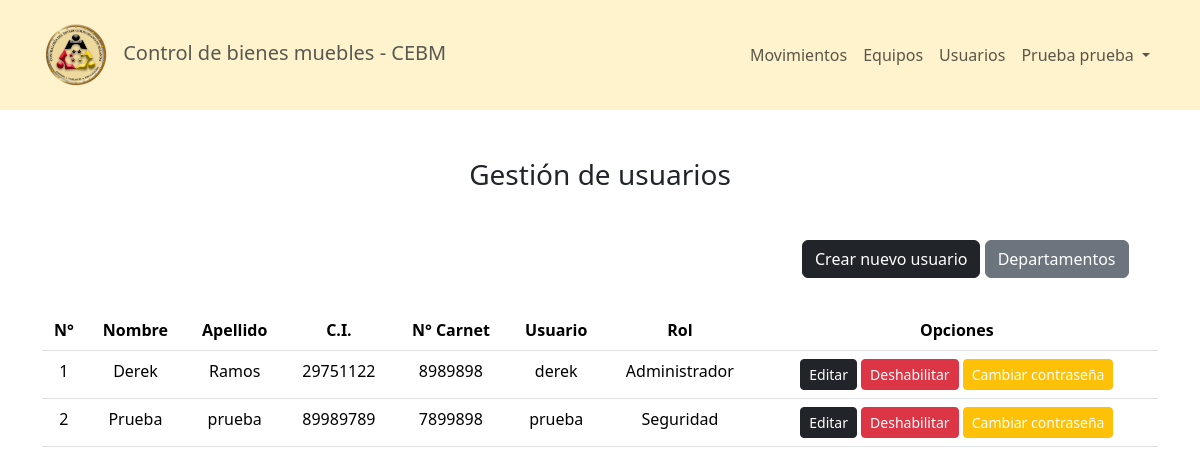
The app's page /pages/usuarios.php (signed in) with its own data.
### tables this page shows
CREATE TABLE `usuarios` (
  `id` int(11) NOT NULL,
  `nombre` varchar(40) NOT NULL,
  `apellido` varchar(40) NOT NULL,
  `ci` varchar(8) NOT NULL,
  `n_carnet` varchar(7) NOT NULL,
  `departamento` int(11) NOT NULL,
  `rol` tinyint(4) NOT NULL,
  `estatus` tinyint(4) NOT NULL,
  `username` varchar(30) NOT NULL,
  `password` varchar(256) NOT NULL
);

### pages/usuarios.php (the view, shortened to what this page needs)
<?php include ('../config/Header.php'); ?>
<?php include ('../config/NavBar.php'); ?>
    <section class="mt-5">
        <h3 class="text-center">Gestión de usuarios</h3>
        <div class="container mt-5">
            <div class="d-flex row justify-content-end">
                <div class="col-sm-4">
                    <button type="button" class="btn btn-dark" data-bs-toggle="modal" data-bs-target="#usuario">
                        Crear nuevo usuario
                    </button>
                    <button type="button" class="btn btn-secondary" data-bs-toggle="modal" data-bs-target="#departamentos">Departamentos</button>
                </div>
            </div>
        </div>
        <div class="container d-flex justify-content-center text-center mt-3">
            <table class="table table-hover mt-3">
                <thead>
                    <tr>
                        <th scope="col">N°</th>
                        <th scope="col">Nombre</th>
                        <th scope="col">Apellido</th>
                        <th scope="col">C.I.</th>
                        <th scope="col">N° Carnet</th>
                        <th scope="col">Usuario</th>
                        <th scope="col">Rol</th>
                        <th scope="col">Opciones</th>
                    </tr>
                </thead>
                <tbody>
                    <?php
                        $contador = 1;
                        require('../config/conex.php');
                        $res = mysqli_query($conn, "SELECT * FROM usuarios");
                        while($row = mysqli_fetch_array($res)){
                            if($row[7] != 1){
                    ?>
                    <tr>
                        <td><?php echo($contador); ?></td>
                        <td><?php echo($row[1]); ?></td>
                        <td><?php echo($row[2]); ?></td>
                        <td><?php echo($row[3]); ?></td>
                        <td><?php echo($row[4]); ?></td>
                        <td><?php echo($row[8]); ?></td>
                        <td><?php if($row[6] == 0){ echo("Administrador"); } else if ($row[6] == 1){ echo("Coordinador"); } else if ($row[6] == 2) { echo("Analista"); } else if ($row[6] == 3) { echo("Seguridad"); } ?></td>
                        <td>
                            <a href="editUser.php?id=<?php echo($row[0]);?>&op=e" class="btn btn-sm btn-dark">Editar</a>
                            <button class="btn btn-sm btn-danger" onclick="confirmDisable(<?php echo($row[0]);?>)">Deshabilitar</button>
                            <a href="editUser.php?id=<?php echo($row[0]);?>&op=p" class="btn btn-sm btn-warning text-white">Cambiar contraseña</a>
                        </td>
                    </tr>
                    <?php $contador++; }} ?>
                </tbody>
            </table>
        </div>
    </section>
<?php include ('../config/FooterHtml.php'); ?>

### src/global.css (style rules this page uses)
* { font-family: system-ui, sans-serif; box-sizing: border-box; margin: 0; }

### records on screen
usuarios: nombre "Derek", apellido "Ramos", ci "29751122", n_carnet "8989898", username "derek", rol "Administrador"
usuarios: nombre "Prueba", apellido "prueba", ci "89989789", n_carnet "7899898", username "prueba", rol "Seguridad"

### other values on screen
$nombre "Prueba"
$apellido "prueba"
